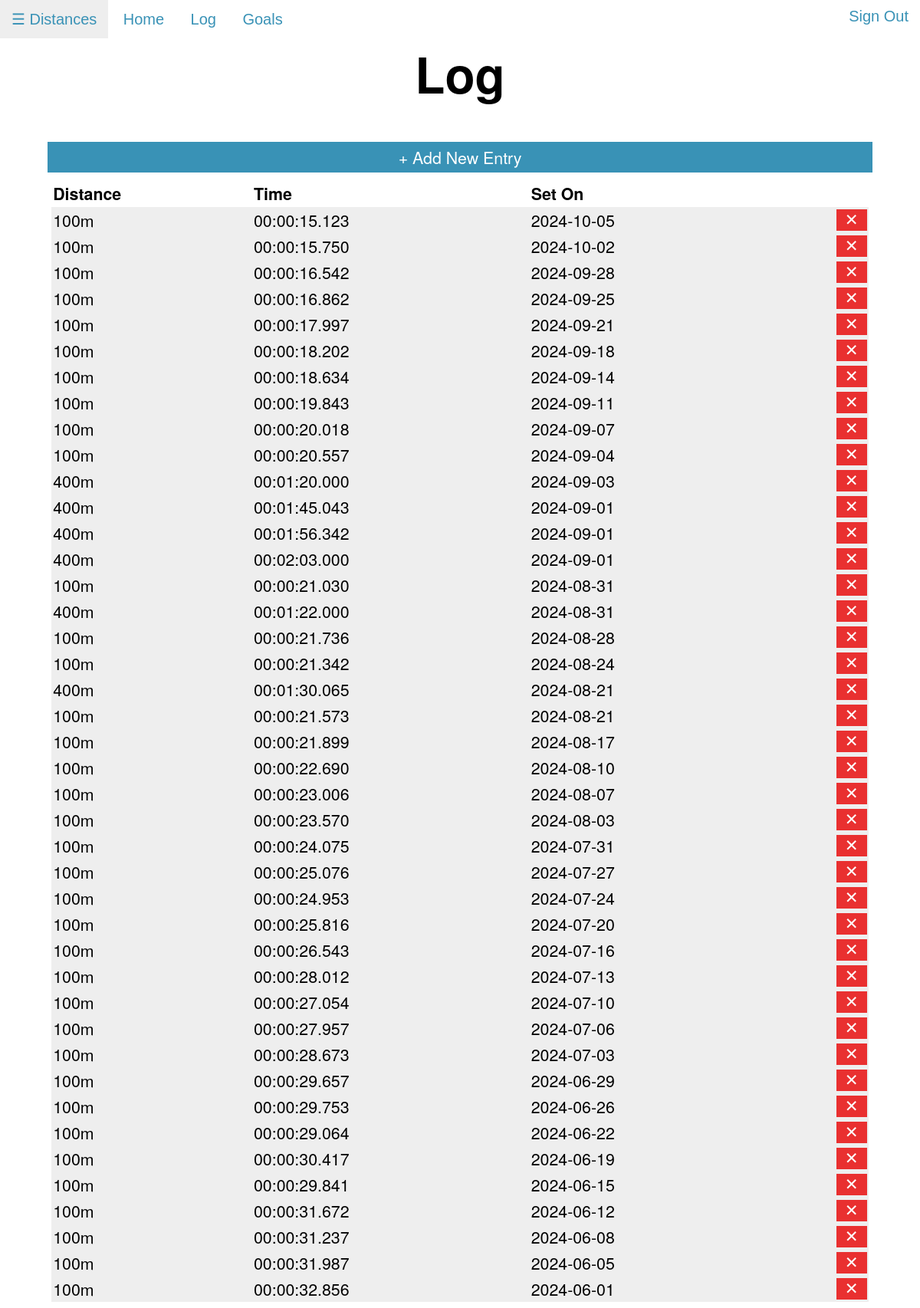
The app's page /log (signed in) with its own data.
### tables this page shows
CREATE TABLE times (id INTEGER PRIMARY KEY AUTOINCREMENT NOT NULL, user_id INTEGER NOT NULL, dist_id INTEGER NOT NULL, h INTEGER NOT NULL, m INTEGER NOT NULL, s INTEGER NOT NULL, ms INTEGER NOT NULL, date TEXT NOT NULL, notes TEXT);

CREATE TABLE distances (id INTEGER PRIMARY KEY AUTOINCREMENT NOT NULL, user_id INTEGER NOT NULL, distance TEXT NOT NULL);

### app.py (the view)
@app.route("/log", methods=["GET", "POST"])
@login_required
def log():
    times = db.execute("SELECT * FROM times WHERE times.user_id = ? ORDER BY date DESC", session["user_id"])
    for time in times:
        time["distance"] = db.execute("SELECT distance FROM distances WHERE id = ?", time["dist_id"])[0]["distance"]
    load_dists()
    return render_template("log.html", dists=dists, times=times)

### app.py (called while the page is built)
def login_required(f):
    @wraps(f)
    def decorated_function(*args, **kwargs):
        if session.get("user_id") is None:
            return redirect("/login")
        return f(*args, **kwargs)
    return decorated_function

def load_dists():
    dists.clear()
    rows = db.execute("SELECT distance FROM distances WHERE user_id = ?", session["user_id"])
    for row in rows:
        if row["distance"] not in dists:
            dists.append(row["distance"])

### templates/log.html (shortened to what this page needs)
{% extends "layout.html" %}
{% block body %}
    <h1>Log</h1>
    <a class="addentrylink" href="/addentry">&plus; Add New Entry</a>
    <table>
        <thead class="heading">
            <td>Distance</td>
            <td>Time</td>
            <td>Set On</td>
            <td></td>
        </thead>
        {% for entry in times %}
        <tr>
            <td>{{ entry["distance"] }}</td>
            <td>{{ '%02d' % entry["h"] }}:{{ '%02d' % entry["m"] }}:{{ '%02d' % entry["s"] }}.{{ '%03d' % entry["ms"] }}</td>
            <td>{{ entry["date"] }}</td>
            <td>
                <form action="/deleteentry">
                    <button class="trashbutton" type="submit">&#10005;</button>
                </form>
            </td>
        </tr>
        {% endfor %}
    </table>
{% endblock %}

### static/styles.css (style rules this page uses)
:root { --light_blue: rgb(57, 146, 182); --dark_blue: rgb(34, 56, 104); --light_gray: rgb(238, 238, 238); --dark_gray: rgb(126, 126, 126); }
body { font-family: 'Helvetica Neue', 'Arial', sans-serif; }
h1 { font-size: 48pt; font-weight: bold; text-align: center; }
table { background-color: var(--light_gray); border-color: #ffffff; border-width: 2pt; border-collapse: collapse; margin-right: auto; margin-left: auto; width: 90%; margin-top: 10px; }
td { font-size: 16pt; border-color: white; border-width: 2pt; padding: 2px; }
.heading { font-weight: bold; background-color: white; font-size: 24pt; }
.trashbutton { float: right; border: none; width: 40px; height: 100%; font-size: 16pt; color: white; background-color: #e93030; transition: .5s; }
.addentrylink { text-align: center; text-decoration: none; font-size: 16pt; color: white; background-color: var(--light_blue); padding: 5px; margin-left: auto; margin-right: auto; display: block; width: 90%; transition: .5s; }

### records on screen
times: distance "100m", h "00", m "00", s "15", ms "123", date "2024-10-05"
times: distance "100m", h "00", m "00", s "15", ms "750", date "2024-10-02"
times: distance "100m", h "00", m "00", s "16", ms "542", date "2024-09-28"
times: distance "100m", h "00", m "00", s "16", ms "862", date "2024-09-25"
times: distance "100m", h "00", m "00", s "17", ms "997", date "2024-09-21"
times: distance "100m", h "00", m "00", s "18", ms "202", date "2024-09-18"
times: distance "100m", h "00", m "00", s "18", ms "634", date "2024-09-14"
times: distance "100m", h "00", m "00", s "19", ms "843", date "2024-09-11"
times: distance "100m", h "00", m "00", s "20", ms "018", date "2024-09-07"
times: distance "100m", h "00", m "00", s "20", ms "557", date "2024-09-04"
times: distance "400m", h "00", m "01", s "20", ms "000", date "2024-09-03"
times: distance "400m", h "00", m "01", s "45", ms "043", date "2024-09-01"
times: distance "400m", h "00", m "01", s "56", ms "342", date "2024-09-01"
times: distance "400m", h "00", m "02", s "03", ms "000", date "2024-09-01"
times: distance "100m", h "00", m "00", s "21", ms "030", date "2024-08-31"
times: distance "400m", h "00", m "01", s "22", ms "000", date "2024-08-31"
times: distance "100m", h "00", m "00", s "21", ms "736", date "2024-08-28"
times: distance "100m", h "00", m "00", s "21", ms "342", date "2024-08-24"
times: distance "400m", h "00", m "01", s "30", ms "065", date "2024-08-21"
times: distance "100m", h "00", m "00", s "21", ms "573", date "2024-08-21"
times: distance "100m", h "00", m "00", s "21", ms "899", date "2024-08-17"
times: distance "100m", h "00", m "00", s "22", ms "690", date "2024-08-10"
times: distance "100m", h "00", m "00", s "23", ms "006", date "2024-08-07"
times: distance "100m", h "00", m "00", s "23", ms "570", date "2024-08-03"
times: distance "100m", h "00", m "00", s "24", ms "075", date "2024-07-31"
times: distance "100m", h "00", m "00", s "25", ms "076", date "2024-07-27"
times: distance "100m", h "00", m "00", s "24", ms "953", date "2024-07-24"
times: distance "100m", h "00", m "00", s "25", ms "816", date "2024-07-20"
times: distance "100m", h "00", m "00", s "26", ms "543", date "2024-07-16"
times: distance "100m", h "00", m "00", s "28", ms "012", date "2024-07-13"
times: distance "100m", h "00", m "00", s "27", ms "054", date "2024-07-10"
times: distance "100m", h "00", m "00", s "27", ms "957", date "2024-07-06"
times: distance "100m", h "00", m "00", s "28", ms "673", date "2024-07-03"
times: distance "100m", h "00", m "00", s "29", ms "657", date "2024-06-29"
times: distance "100m", h "00", m "00", s "29", ms "753", date "2024-06-26"
times: distance "100m", h "00", m "00", s "29", ms "064", date "2024-06-22"
times: distance "100m", h "00", m "00", s "30", ms "417", date "2024-06-19"
times: distance "100m", h "00", m "00", s "29", ms "841", date "2024-06-15"
times: distance "100m", h "00", m "00", s "31", ms "672", date "2024-06-12"
times: distance "100m", h "00", m "00", s "31", ms "237", date "2024-06-08"
times: distance "100m", h "00", m "00", s "31", ms "987", date "2024-06-05"
times: distance "100m", h "00", m "00", s "32", ms "856", date "2024-06-01"
